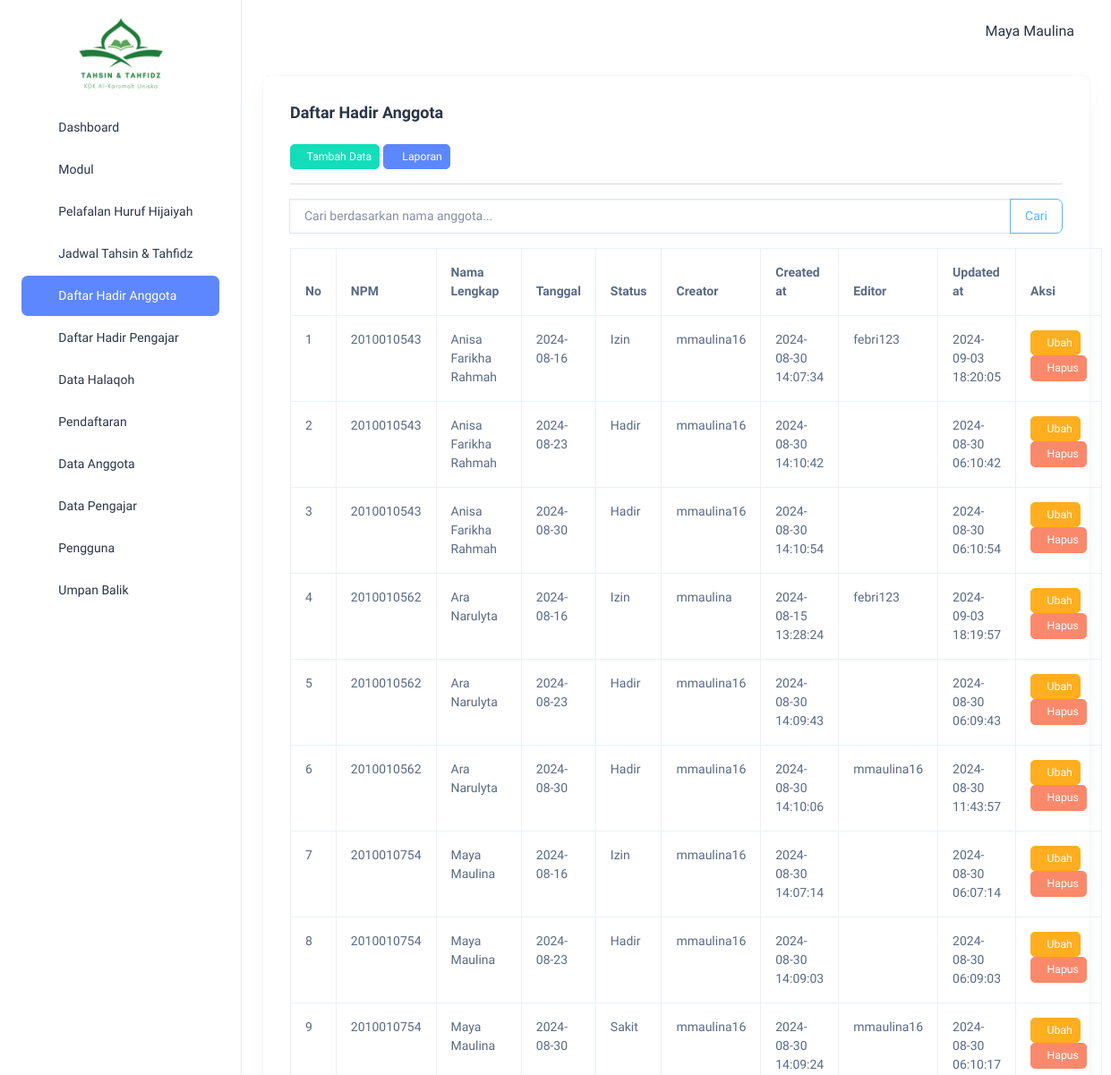
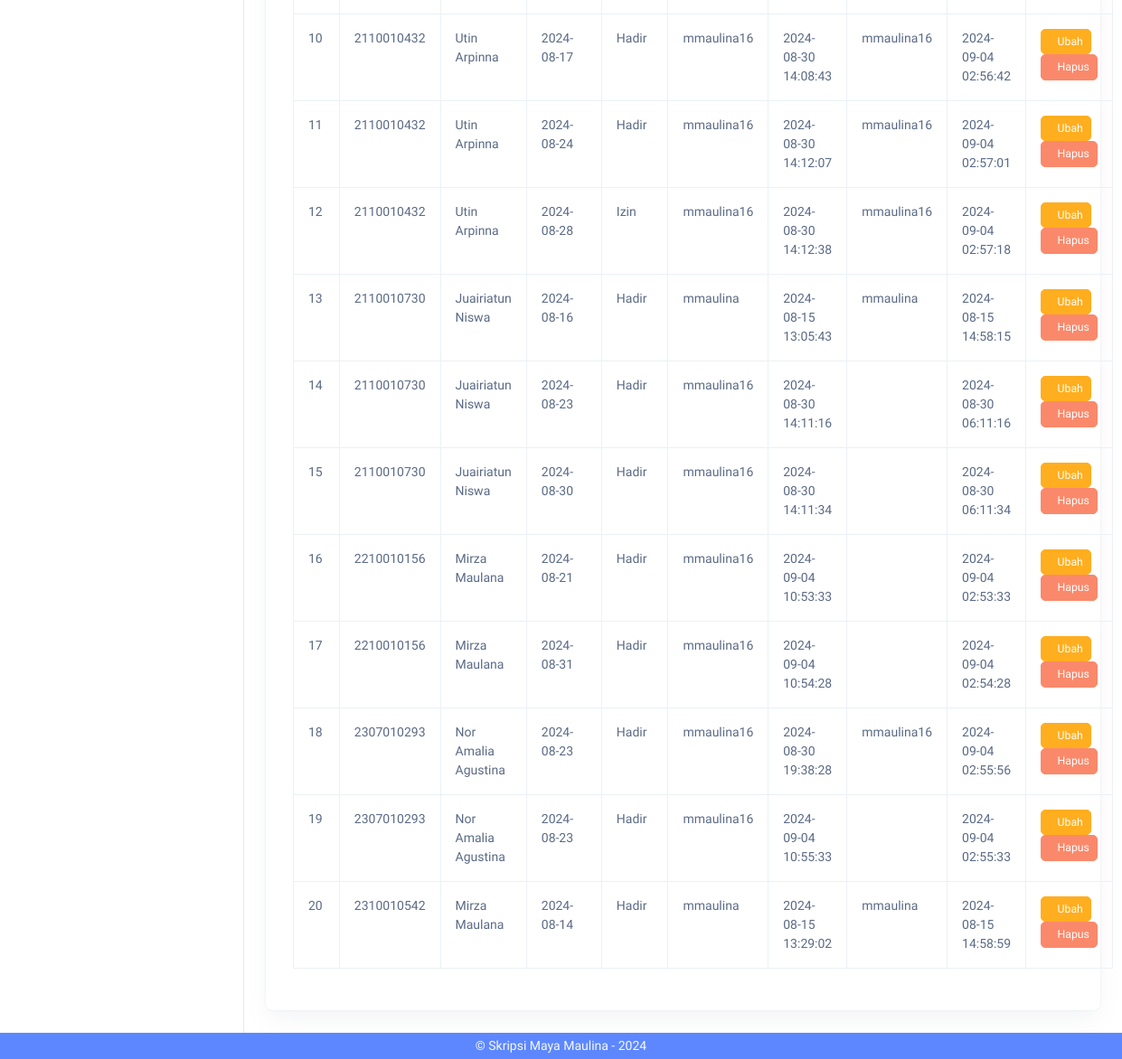
/index.php?page=dhanggota_read (signed in), run on the app's committed database (2 pictures, top to bottom).
### tables this page shows
CREATE TABLE `daftarhadir_anggota` (
  `id_dhanggota` int(11) NOT NULL,
  `npm` bigint(11) NOT NULL,
  `nama_anggota` varchar(150) NOT NULL,
  `tanggal` date NOT NULL,
  `status_hadir` enum('Hadir','Izin','Sakit','Tanpa Keterangan') NOT NULL,
  `creator` varchar(50) NOT NULL,
  `created_at` datetime NOT NULL DEFAULT current_timestamp(),
  `editor` varchar(50) NOT NULL,
  `updated_at` timestamp NOT NULL DEFAULT current_timestamp()
);

### daftar_hadir/anggota/dhanggota_read.php (the view, shortened to what this page needs)
<div class="container-fluid">
    <div class="card">
        <div class="card-body">
            <h5 class="card-title fw-semibold mb-4">Daftar Hadir Anggota</h5>
            <?php if ($_SESSION['status'] != 'Anggota') { ?>
                <a href="?page=dhanggota_add" class="btn btn-success btn-sm"><i class="ti ti-plus"></i>Tambah Data</a>
                <a href="?page=dhanggota_report" class="btn btn-primary btn-sm"><i class="ti ti-report"></i> Laporan</a>
            <?php } ?>
            <hr>
            <form method="GET" action="index.php">
                <div class="input-group mb-3">
                    <input type="text" name="search" class="form-control" placeholder="Cari berdasarkan nama anggota..." value="<?= isset($_GET['search']) ? htmlspecialchars($_GET['search']) : '' ?>">
                    <button class="btn btn-outline-secondary" type="submit">Cari</button>
                </div>
            </form>
            <table class="table table-hover table-bordered">
                <thead>
                    <tr>
                        <th>No</th>
                        <th>NPM</th>
                        <th>Nama Lengkap</th>
                        <th>Tanggal</th>
                        <th>Status</th>
                        <?php if ($_SESSION['status'] != 'Anggota') { ?>
                            <?php if ($_SESSION['status'] == 'Admin') { ?>
                                <th>Creator</th>
                                <th>Created at</th>
                                <th>Editor</th>
                                <th>Updated at</th>
                            <?php } ?>
                            <th>Aksi</th>
                        <?php } ?>
                    </tr>
                </thead>
                <tbody>
                    <?php
                    $no = 1;
                    $query = "SELECT * FROM daftarhadir_anggota";
                    $query .= " ORDER BY npm ASC";
                    $data = mysqli_query($koneksi, $query);
                    while ($row = mysqli_fetch_array($data)) {
                    ?>
                        <tr>
                            <td><?= $no++ ?></td>
                            <td><?= $row['npm'] ?></td>
                            <td><?= $row['nama_anggota'] ?></td>
                            <td><?= $row['tanggal'] ?></td>
                            <td><?= $row['status_hadir'] ?></td>
                            <?php if ($_SESSION['status'] != 'Anggota') { ?>
                                <?php if ($_SESSION['status'] == 'Admin') { ?>
                                    <td><?= $row['creator'] ?></td>
                                    <td><?= $row['created_at'] ?></td>
                                    <td><?= $row['editor'] ?></td>
                                    <td><?= $row['updated_at'] ?></td>
                                <?php } ?>
                                <td>
                                    <a href="?page=dhanggota_edit&id_dhanggota=<?= $row[0] ?>" class="btn btn-warning btn-sm"><i class="ti ti-edit"></i>Ubah</a>
                                    <a href="?page=dhanggota_delete&id_dhanggota=<?= $row[0] ?>" class="btn btn-danger btn-sm" onclick="return confirm('Yakin ingin menghapus data ini?')"><i class="ti ti-trash"></i>Hapus</a>
                                </td>
                            <?php } ?>
                        </tr>
                    <?php } ?>
                </tbody>
            </table>
        </div>
    </div>
</div>

### template/sidebar.php (style rules this page uses)
a { text-decoration: none; color: #2a3547; }

### data on the page
daftarhadir_anggota: npm "2010010543", nama_anggota "Anisa Farikha Rahmah", tanggal "2024-08-16", status_hadir "Izin", creator "mmaulina16", created_at "2024-08-30 14:07:34", editor "febri123", updated_at "2024-09-03 18:20:05"
daftarhadir_anggota: npm "2010010543", nama_anggota "Anisa Farikha Rahmah", tanggal "2024-08-23", status_hadir "Hadir", creator "mmaulina16", created_at "2024-08-30 14:10:42", updated_at "2024-08-30 06:10:42"
daftarhadir_anggota: npm "2010010543", nama_anggota "Anisa Farikha Rahmah", tanggal "2024-08-30", status_hadir "Hadir", creator "mmaulina16", created_at "2024-08-30 14:10:54", updated_at "2024-08-30 06:10:54"
daftarhadir_anggota: npm "2010010562", nama_anggota "Ara Narulyta", tanggal "2024-08-16", status_hadir "Izin", creator "mmaulina", created_at "2024-08-15 13:28:24", editor "febri123", updated_at "2024-09-03 18:19:57"
daftarhadir_anggota: npm "2010010562", nama_anggota "Ara Narulyta", tanggal "2024-08-23", status_hadir "Hadir", creator "mmaulina16", created_at "2024-08-30 14:09:43", updated_at "2024-08-30 06:09:43"
daftarhadir_anggota: npm "2010010562", nama_anggota "Ara Narulyta", tanggal "2024-08-30", status_hadir "Hadir", creator "mmaulina16", created_at "2024-08-30 14:10:06", editor "mmaulina16", updated_at "2024-08-30 11:43:57"
daftarhadir_anggota: npm "2010010754", nama_anggota "Maya Maulina", tanggal "2024-08-16", status_hadir "Izin", creator "mmaulina16", created_at "2024-08-30 14:07:14", updated_at "2024-08-30 06:07:14"
daftarhadir_anggota: npm "2010010754", nama_anggota "Maya Maulina", tanggal "2024-08-23", status_hadir "Hadir", creator "mmaulina16", created_at "2024-08-30 14:09:03", updated_at "2024-08-30 06:09:03"
daftarhadir_anggota: npm "2010010754", nama_anggota "Maya Maulina", tanggal "2024-08-30", status_hadir "Sakit", creator "mmaulina16", created_at "2024-08-30 14:09:24", editor "mmaulina16", updated_at "2024-08-30 06:10:17"
daftarhadir_anggota: npm "2110010432", nama_anggota "Utin Arpinna", tanggal "2024-08-17", status_hadir "Hadir", creator "mmaulina16", created_at "2024-08-30 14:08:43", editor "mmaulina16", updated_at "2024-09-04 02:56:42"
daftarhadir_anggota: npm "2110010432", nama_anggota "Utin Arpinna", tanggal "2024-08-24", status_hadir "Hadir", creator "mmaulina16", created_at "2024-08-30 14:12:07", editor "mmaulina16", updated_at "2024-09-04 02:57:01"
daftarhadir_anggota: npm "2110010432", nama_anggota "Utin Arpinna", tanggal "2024-08-28", status_hadir "Izin", creator "mmaulina16", created_at "2024-08-30 14:12:38", editor "mmaulina16", updated_at "2024-09-04 02:57:18"
daftarhadir_anggota: npm "2110010730", nama_anggota "Juairiatun Niswa", tanggal "2024-08-16", status_hadir "Hadir", creator "mmaulina", created_at "2024-08-15 13:05:43", editor "mmaulina", updated_at "2024-08-15 14:58:15"
daftarhadir_anggota: npm "2110010730", nama_anggota "Juairiatun Niswa", tanggal "2024-08-23", status_hadir "Hadir", creator "mmaulina16", created_at "2024-08-30 14:11:16", updated_at "2024-08-30 06:11:16"
daftarhadir_anggota: npm "2110010730", nama_anggota "Juairiatun Niswa", tanggal "2024-08-30", status_hadir "Hadir", creator "mmaulina16", created_at "2024-08-30 14:11:34", updated_at "2024-08-30 06:11:34"
daftarhadir_anggota: npm "2210010156", nama_anggota "Mirza Maulana", tanggal "2024-08-21", status_hadir "Hadir", creator "mmaulina16", created_at "2024-09-04 10:53:33", updated_at "2024-09-04 02:53:33"
daftarhadir_anggota: npm "2210010156", nama_anggota "Mirza Maulana", tanggal "2024-08-31", status_hadir "Hadir", creator "mmaulina16", created_at "2024-09-04 10:54:28", updated_at "2024-09-04 02:54:28"
daftarhadir_anggota: npm "2307010293", nama_anggota "Nor Amalia Agustina", tanggal "2024-08-23", status_hadir "Hadir", creator "mmaulina16", created_at "2024-08-30 19:38:28", editor "mmaulina16", updated_at "2024-09-04 02:55:56"
daftarhadir_anggota: npm "2307010293", nama_anggota "Nor Amalia Agustina", tanggal "2024-08-23", status_hadir "Hadir", creator "mmaulina16", created_at "2024-09-04 10:55:33", updated_at "2024-09-04 02:55:33"
daftarhadir_anggota: npm "2310010542", nama_anggota "Mirza Maulana", tanggal "2024-08-14", status_hadir "Hadir", creator "mmaulina", created_at "2024-08-15 13:29:02", editor "mmaulina", updated_at "2024-08-15 14:58:59"

### other printed values
$_SESSION['nama'] "Maya Maulina"
